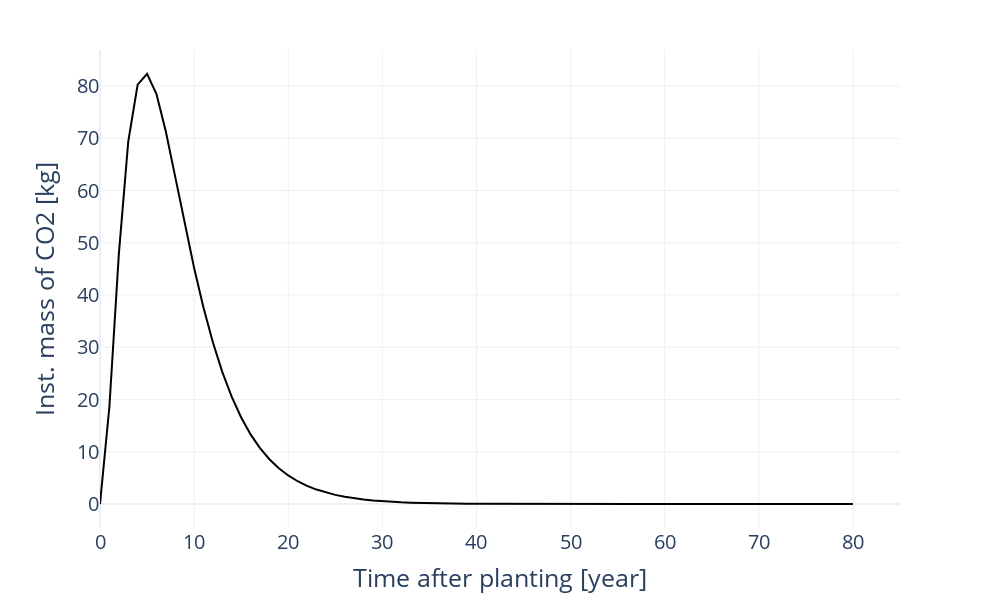

This figure's notebook cell:
### Markdown cell above
![image.png](attachment:image.png)

### Code cell
fig = go.Figure()


yj = np.linspace(0, 80, 81)
# mCO2_seq = CO2mass(yj, 0, 1, 550, 0.8, 0.23, 3)

CO2mass_vector = []
for i in yj:
    CO2mass_vector.append(CO2mass(i, 0, 1, 550, 0.8, 0.23, 3))

fig.add_trace(go.Scatter(x=yj, y=CO2mass_vector, mode='lines', line=dict(color="black")))

fig.update_xaxes(range=(0,85))
# Aggiunta di titolo e etichette agli assi
fig.update_layout(margin=dict(l=100, r=100, t=50, b=50), 
                  template = "plotly_white", 
                  width = 1000,
                  height = 600)

fig.update_layout(
    xaxis=dict(
        tickfont=dict(size=20),  
        title=dict(text="Time after planting [year]", font=dict(size=25))  
    ),
    yaxis=dict(
        tickfont=dict(size=20),  
        title=dict(text="Inst. mass of CO2 [kg]", font=dict(size=25)) 
    )
)

fig.show()
fig.write_image(r'C:\Users\frafr\OneDrive\Documenti\Polimi Magistrale\Tesi\word tesi\plots\CO2_mass_sequestration_rate2.png', scale=5)

### Figure 1 — Plotly figure (JSON) as saved in the notebook; plotly's stock layout.template omitted (floating-point values rounded to 4 significant figures)
{"data": [{"line": {"color": "black"}, "mode": "lines", "type": "scatter", "x": [0, 1, 2, 3, 4, 5, 6, 7, 8, 9, 10, 11, 12, 13, 14, 15, 16, 17, 18, 19, 20, 21, 22, 23, 24, 25, 26, 27, 28, 29, 30, 31, 32, 33, 34, 35, 36, 37, 38, 39, 40, 41, 42, 43, 44, 45, 46, 47, 48, 49, 50, 51, 52, 53, 54, 55, 56, 57, 58, 59, 60, 61, 62, 63, 64, 65, 66, 67, 68, 69, 70, 71, 72, 73, 74, 75, 76, 77, 78, 79, 80], "y": [0, 18.67, 47.78, 69.36, 80.26, 82.31, 78.45, 71.23, 62.56, 53.64, 45.18, 37.56, 30.91, 25.25, 20.5, 16.57, 13.34, 10.71, 8.584, 6.866, 5.484, 4.375, 3.488, 2.778, 2.212, 1.761, 1.401, 1.114, 0.8858, 0.7043, 0.5599, 0.445, 0.3537, 0.2811, 0.2234, 0.1775, 0.1411, 0.1121, 0.08907, 0.07077, 0.05623, 0.04468, 0.0355, 0.02821, 0.02241, 0.01781, 0.01415, 0.01124, 0.008933, 0.007097, 0.005639, 0.00448, 0.00356, 0.002828, 0.002247, 0.001786, 0.001419, 0.001127, 0.0008956, 0.0007116, 0.0005654, 0.0004492, 0.0003569, 0.0002836, 0.0002253, 0.000179, 0.0001422, 0.000113, 8.979e-05, 7.134e-05, 5.668e-05, 4.504e-05, 3.578e-05, 2.843e-05, 2.259e-05, 1.795e-05, 1.426e-05, 1.133e-05, 9.002e-06, 7.153e-06, 5.683e-06]}], "layout": {"height": 600, "margin": {"b": 50, "l": 100, "r": 100, "t": 50}, "width": 1000, "xaxis": {"range": [0, 85], "tickfont": {"size": 20}, "title": {"font": {"size": 25}, "text": "Time after planting [year]"}}, "yaxis": {"tickfont": {"size": 20}, "title": {"font": {"size": 25}, "text": "Inst. mass of CO2 [kg]"}}}}
